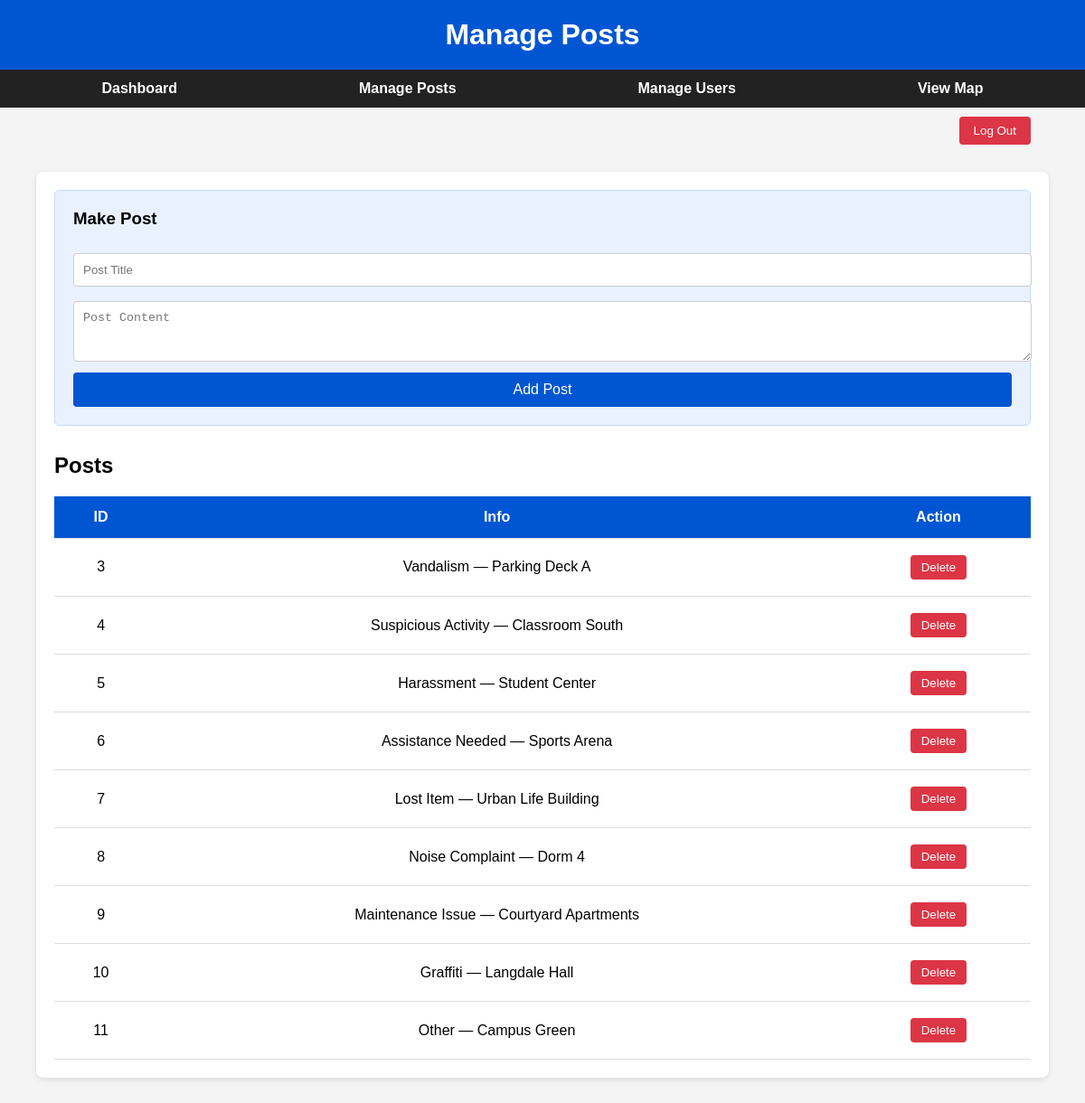
Before: /manage_posts (signed in) with the older database file.
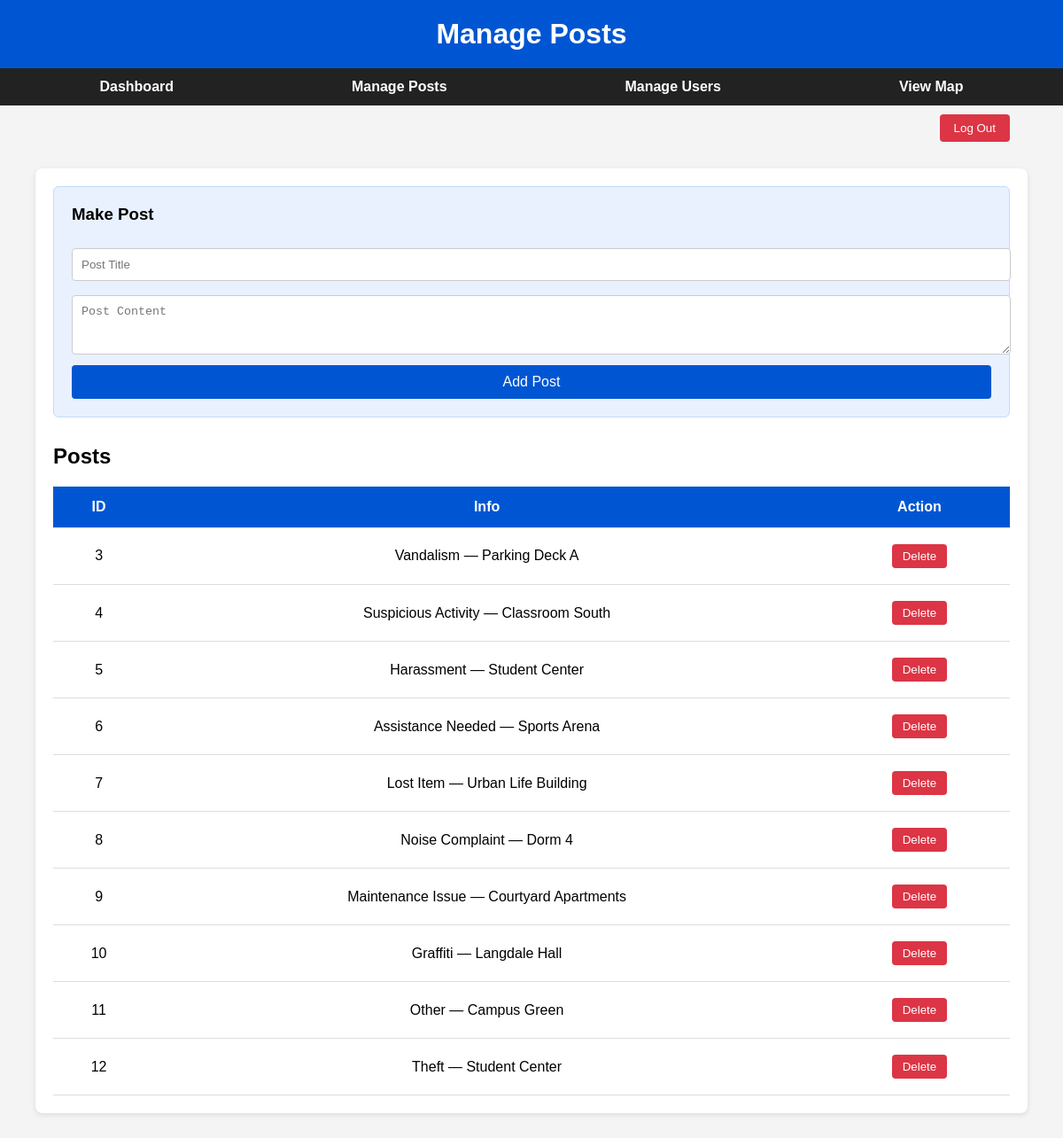
After: the same page with the newer database file.
### tables this page shows
CREATE TABLE "posts" (
	"username"	TEXT NOT NULL,
	"post_id"	INTEGER UNIQUE,
	"type"	TEXT NOT NULL,
	"message"	TEXT,
	"timestamp"	TEXT,
	"location"	TEXT NOT NULL,
	"title"	TEXT,
	"time_alive"	TEXT,
	PRIMARY KEY("post_id" AUTOINCREMENT)
);

### app.py (the view)
@app.route("/manage_posts", methods=["GET", "POST"])
def manage_posts():
    if "username" not in session or session.get("access") != 1:
        flash("Login under an admin account to access this page.")
        return redirect(url_for("login"))
    conn = get_db_connection()
    if request.method == "POST":
        post_id = request.form.get("delete_id")
        if post_id:
            conn.execute("DELETE FROM posts WHERE post_id = ?", (post_id,))
            conn.commit()
    posts = conn.execute("SELECT post_id, type, location FROM posts").fetchall()
    conn.close()
    return render_template("adminpage/managePosts.html", posts=posts)

### app.py (called while the page is built)
def get_db_connection():
    conn = sqlite3.connect('login_db.db')
    conn.row_factory = sqlite3.Row
    return conn

### templates/adminpage/managePosts.html (shortened to what this page needs)
<!DOCTYPE html>
<html lang="en">
<head>
</head>
<body>
<h1>Manage Posts</h1>
<div class="nav">
  <a href="{{ url_for('dashboard') }}">Dashboard</a>
  <a href="{{ url_for('manage_posts') }}">Manage Posts</a>
  <a href="{{ url_for('manage_users') }}">Manage Users</a>
  <a href="{{ url_for('map_page') }}">View Map</a>
</div>
<div class="logout-container">
  <a href="{{ url_for('login') }}"><button>Log Out</button></a>
</div>
<div class="container">
  <div class="add-post-box">
    <h3>Make Post</h3>
    <form method="POST" action="#">
      <input type="text" name="title" placeholder="Post Title" required>
      <textarea name="content" placeholder="Post Content" rows="3" required></textarea>
      <button type="submit">Add Post</button>
    </form>
  </div>
  <h2>Posts</h2>
  <table>
    <thead>
      <tr>
        <th>ID</th>
        <th>Info</th>
        <th>Action</th>
      </tr>
    </thead>
    <tbody>
      {% for post in posts %}
      <tr>
        <td>{{ post.post_id }}</td>
        <td>{{ post.type }} — {{ post.location }}</td>
        <td class="action-buttons">
          <form class="action-form" action="{{ url_for('manage_posts') }}" method="POST">
            <button type="submit" class="btn btn-delete">Delete</button>
          </form>
        </td>
      </tr>
      {% endfor %}
    </tbody>
  </table>
</div>
</body>
</html>

Changed rows visible on the page:
added posts: post_id "12", type "Theft", location "Student Center"
